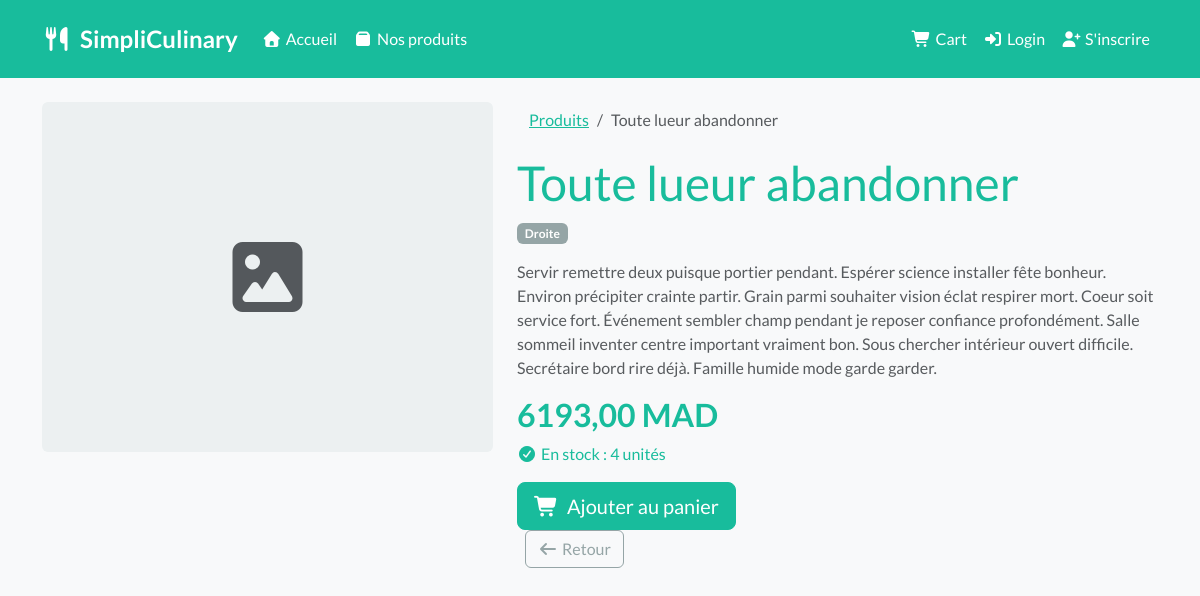
The app's page /products/5/ with its own data.
### products/models.py (models this page shows, shortened)
class Product(models.Model):
    category = models.ForeignKey(
        Category, on_delete=models.SET_NULL,
        null=True, blank=True, related_name='products'
    )
    name = models.CharField(max_length=200)
    description = models.TextField()
    price = models.DecimalField(max_digits=10, decimal_places=2)
    stock = models.IntegerField(default=0)
    image = models.ImageField(upload_to='products/', blank=True, null=True)
    created_at = models.DateTimeField(auto_now_add=True)
    updated_at = models.DateTimeField(auto_now=True)
    class Meta:
        verbose_name = "Produit"
        verbose_name_plural = "Produits"

class Category(models.Model):
    name = models.CharField(max_length=200)
    description = models.TextField(blank=True)
    created_at = models.DateTimeField(auto_now_add=True)
    class Meta:
        verbose_name = "Catégorie"
        verbose_name_plural = "Catégories"

### products/views.py (the view)
# urls.py: path('<int:pk>/', ProductDetailView.as_view(), name='product_detail'),
class ProductDetailView(DetailView):
    model = Product
    template_name = 'products/productDetail.html'
    context_object_name = 'product'

### products/templates/products/productDetail.html (shortened to what this page needs)
{% extends 'base/base.html' %}
{% block content %}
<div class="row">
    <div class="col-md-5">
        {% if product.image %}
            <img src="{{ product.image.url }}" class="img-fluid rounded shadow" alt="{{ product.name }}">
        {% else %}
            <div class="bg-light rounded d-flex align-items-center justify-content-center"
                 style="height:350px;">
                <i class="fas fa-image fa-5x text-muted"></i>
            </div>
        {% endif %}
    </div>
    <div class="col-md-7">
        <nav aria-label="breadcrumb">
            <ol class="breadcrumb">
                <li class="breadcrumb-item"><a href="{% url 'product_list' %}">Produits</a></li>
                <li class="breadcrumb-item active">{{ product.name }}</li>
            </ol>
        </nav>
        <h1 class="text-success">{{ product.name }}</h1>
        {% if product.category %}
            <span class="badge bg-secondary mb-2">{{ product.category.name }}</span>
        {% endif %}
        <p class="text-muted mt-2">{{ product.description }}</p>
        <h3 class="text-success fw-bold">{{ product.price }} MAD</h3>
        {% if product.stock > 0 %}
            <p class="text-success"><i class="fas fa-check-circle me-1"></i>En stock : {{ product.stock }} unités</p>
            <form method="post" action="{% url 'add_to_cart' product.pk %}">
                <button type="submit" class="btn btn-success btn-lg">
                    <i class="fas fa-shopping-cart me-2"></i>Ajouter au panier
                </button>
            </form>
        {% else %}
            <p class="text-danger"><i class="fas fa-times-circle me-1"></i>Rupture de stock</p>
            <button class="btn btn-secondary btn-lg" disabled>Indisponible</button>
        {% endif %}
        <a href="{% url 'product_list' %}" class="btn btn-outline-secondary ms-2">
            <i class="fas fa-arrow-left me-1"></i>Retour
        </a>
    </div>
</div>
{% endblock %}

### base/templates/base/base.html (style rules this page uses)
body { background-color: #f8f9fa; }

### records on screen
Product: name "Toute lueur abandonner", category.name "Droite", description "Servir remettre deux puisque portier pendant. Espérer science installer fête bonheur. Environ précipiter crainte partir. Grain parmi souhaiter vision éclat respirer mort. Coeur soit service fort. Événement sembler champ pendant je reposer confiance profondément. Salle sommeil inventer centre important vraiment bon. Sous chercher intérieur ouvert difficile. Secrétaire bord rire déjà. Famille humide mode garde garder.", price "6193,00", stock "4"
